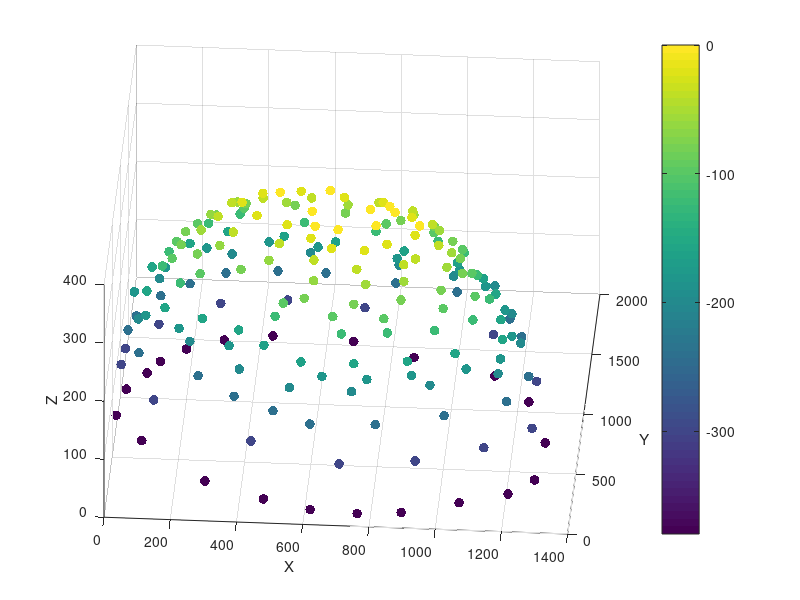
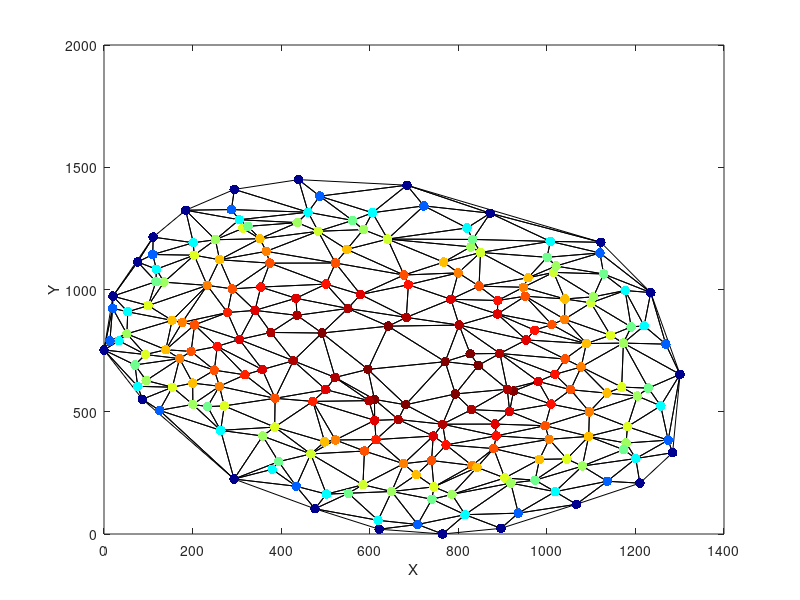

Here is the MATLAB script that generated these plots, in order: (Note: this script raises an error after producing the figures.)
clear


% points are from hi number right LN 5-30
points = load('LNPoints.txt');

%axes start at 0
points = points - repmat(min(points),size(points,1),1);


%plot interpolation points in 3D space
figure(1); 
markerSize = 50;
scatter3(points(:,1),points(:,2),-points(:,3) + 400,markerSize, -points(:,3),'filled')
% set(gca,'zdir','reverse')
view(4,46)
% colomap and bar
colormap(viridis);
colorbar;
xlabel('X')
ylabel('Y')
zlabel('Z')
print('interp points figure','-depsc', '-painters')


%plot 2DPoints projected and delaunay triangualtion
tris = delaunay(points(:,1),points(:,2));
pairIndices = cellfun(@(row) mat2cell(combnk(row,2),[1 1 1],2), num2cell(tris,2),'UniformOutput',0);
%flatten
pairIndices = cell2mat(cellfun(@(entry) cell2mat(entry),pairIndices,'UniformOutput',0));

triX = [points(pairIndices(:,1),1) points(pairIndices(:,2),1)];
triY = [points(pairIndices(:,1),2) points(pairIndices(:,2),2)];

figure(2)
%plot delauney triangulation and vertices
plot(triX',triY','k-' )
hold on
scatter(points(:,1),points(:,2),markerSize, -points(:,3),'filled')
colormap(jet);
hold off

xlabel('X')
ylabel('Y')
print('DT figure','-depsc', '-painters')


%interpolate surface
% interpN = 1000;
% [xSurf, ySurf] = meshgrid(linspace(min(points(:,1)),max(points(:,1)),interpN),...
%     linspace(min(points(:,2)),max(points(:,2)),interpN));
% zVals = dtInterp(delaunay(points(:,1),points(:,2)), points(:,1),points(:,2),points(:,3),xSurf,ySurf);

%plot interpolated surface
clear
figure(3)
load('1000xLNInterp.mat')
h = surf(xSurf,ySurf,-zVals + 400);
colormap jet
set(h, 'edgecolor','none')
view(4,46)

ax = gca;
ax.XTick = [];
ax.YTick = [];
ax.ZTick = [];
axis off

%sweet lighitng
lightangle(60,60)
h.FaceLighting = 'gouraud';
h.AmbientStrength = 0.3;
h.DiffuseStrength = 0.9;
h.SpecularStrength = 0.4;
h.SpecularExponent = 5;
print('interpolated LN figure','-dtiff')





